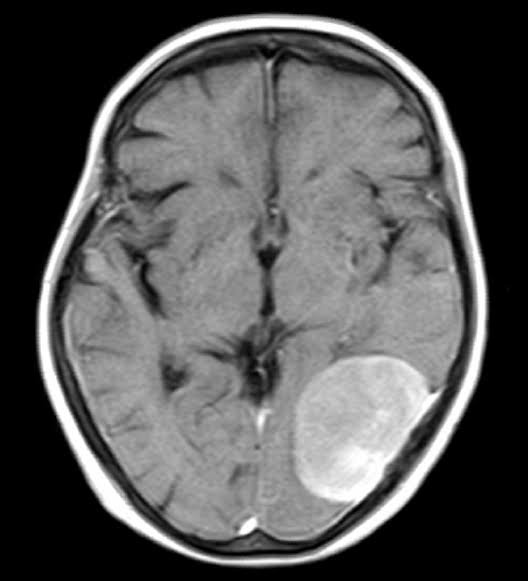
#> input picture Xray.jpg, 528 x 581 px
$ python PgmNew2-Gray.py
#> lines starting #> are read from the running program, lines starting #| are printed output that depends on the picture
# =====================================================
# KPOE for Grayscale Images with Full Analysis
# =====================================================

import cv2
import numpy as np
import matplotlib.pyplot as plt
import os
import math
import hashlib

# =========================
# Configuration
# =========================
IMAGE_PATH = "Xray.jpg"
OUTPUT_DIR = "output_gray"
SECRET_KEY = "KPOE_2025_SECURE"

os.makedirs(OUTPUT_DIR, exist_ok=True)

# =========================
# Utility Functions
# =========================
def derive_seed(key):
    digest = hashlib.sha256(key.encode()).digest()
    return int.from_bytes(digest[:8], 'big')

def entropy(img):
    hist = np.histogram(img.flatten(), bins=256, range=(0,256))[0]
    prob = hist / hist.sum()
    prob = prob[prob > 0]
    return -np.sum(prob * np.log2(prob))

def correlation(img):
    x = img[:, :-1].flatten()
    y = img[:, 1:].flatten()
    return np.corrcoef(x, y)[0, 1]

def mse(img1, img2):
    return np.mean((img1.astype(np.float64) - img2.astype(np.float64))**2)

def psnr(img1, img2):
    m = mse(img1, img2)
    if m == 0:
        return float("inf")
    return 10 * math.log10((255**2) / m)

def npcr(img1, img2):
    return np.sum(img1 != img2) / img1.size * 100

def uaci(img1, img2):
    return np.mean(np.abs(img1.astype(np.int16) - img2.astype(np.int16))) / 255 * 100

# =========================
# Orbit Generation
# =========================
def generate_global_orbits(h, w, seed, orbit_len=64):
    rng = np.random.default_rng(seed)
    coords = [(i, j) for i in range(h) for j in range(w)]
    rng.shuffle(coords)

    orbits = []
    for i in range(0, len(coords), orbit_len):
        orbit = coords[i:i + orbit_len]
        if len(orbit) > 1:
            orbits.append(orbit)

    return orbits

# =========================
# Encryption
# =========================
def encrypt_gray(img, key):
    h, w = img.shape
    seed = derive_seed(key)

    orbits = generate_global_orbits(h, w, seed)
    permuted = img.copy()
    rng = np.random.default_rng(seed)

    shifts = []

    # Orbit permutation
    for orbit in orbits:
        vals = [img[x, y] for x, y in orbit]
        shift = rng.integers(1, len(vals))
        shifts.append(shift)

        vals = vals[shift:] + vals[:shift]

        for (x, y), v in zip(orbit, vals):
            permuted[x, y] = v

    # Forward diffusion
    forward = permuted.copy()

    for i in range(h):
        for j in range(w):
            left = forward[i, j - 1] if j > 0 else 0
            up = forward[i - 1, j] if i > 0 else 0
            forward[i, j] ^= left ^ up

    # Reverse diffusion
    encrypted = forward.copy()

    for i in reversed(range(h)):
        for j in reversed(range(w)):
            right = encrypted[i, j + 1] if j < w - 1 else 0
            down = encrypted[i + 1, j] if i < h - 1 else 0
            encrypted[i, j] ^= right ^ down

    return permuted, encrypted, orbits, shifts

# =========================
# Decryption
# =========================
def decrypt_gray(enc, orbits, shifts):
    h, w = enc.shape

    # Undo reverse diffusion
    reverse_removed = enc.copy()

    for i in range(h):
        for j in range(w):
            right = reverse_removed[i, j + 1] if j < w - 1 else 0
            down = reverse_removed[i + 1, j] if i < h - 1 else 0
            reverse_removed[i, j] ^= right ^ down

    # Undo forward diffusion
    diff_removed = reverse_removed.copy()

    for i in reversed(range(h)):
        for j in reversed(range(w)):
            left = diff_removed[i, j - 1] if j > 0 else 0
            up = diff_removed[i - 1, j] if i > 0 else 0
            diff_removed[i, j] ^= left ^ up

    decrypted = diff_removed.copy()

    # Reverse orbit permutation
    for orbit, shift in zip(reversed(orbits), reversed(shifts)):
        vals = [decrypted[x, y] for x, y in orbit]
        vals = vals[-shift:] + vals[:-shift]

        for (x, y), v in zip(orbit, vals):
            decrypted[x, y] = v

    return decrypted

# =========================
# Main
# =========================
img = cv2.imread(IMAGE_PATH, cv2.IMREAD_GRAYSCALE)
#> img is the input picture: shape (581, 528); min 0, max 255, mean 87.8

if img is None:
    raise ValueError("Image not found")

permuted, encrypted, orbits, shifts = encrypt_gray(img, SECRET_KEY)
#> the loop in encrypt_gray, `for orbit in orbits:` made 4794 passes
#> shift on passes 1 to 3: 52, 29, 16
#> after the loop in encrypt_gray, `for orbit in orbits:`:
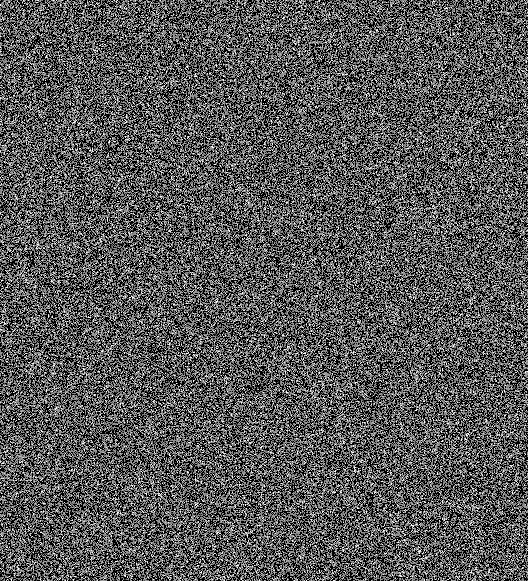
#> permuted: shape (581, 528); min 0, max 255, mean 87.8
#> after the loop in encrypt_gray, `for orbit in orbits:`: shifts = 4794 values, max 63 at index 4, min 1 at index 106, mean 32.09
#> after the loop in encrypt_gray, `for i in range(h):`:
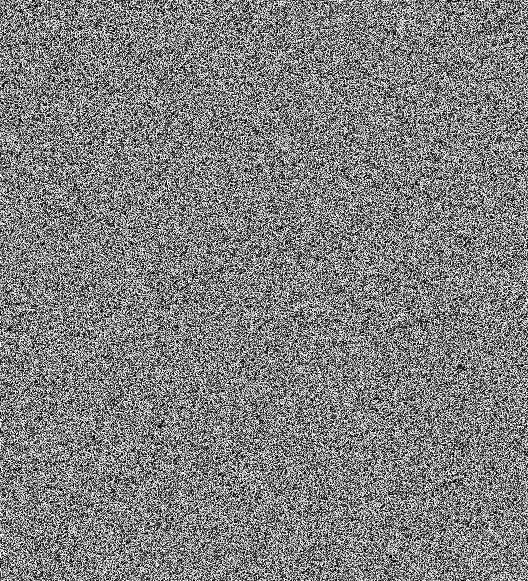
#> forward: shape (581, 528); min 0, max 255, mean 127.5
#> after the loop in encrypt_gray, `for i in reversed(range(h)):`:
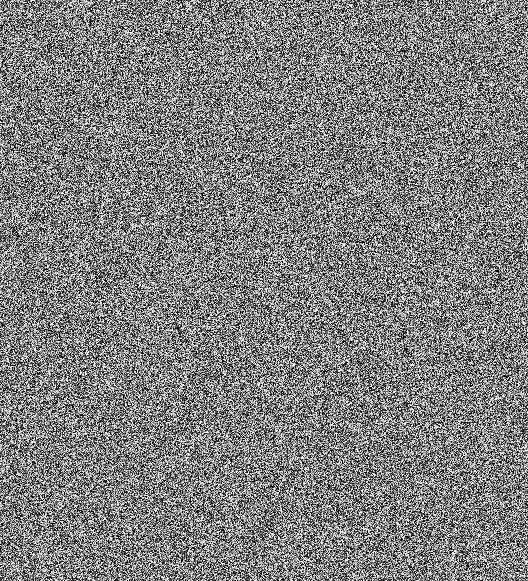
#> encrypted: shape (581, 528); min 0, max 255, mean 127.4
#> orbits = 4794 items
decrypted = decrypt_gray(encrypted, orbits, shifts)
#> the loop in decrypt_gray, `for orbit, shift in zip(reversed(orbits), reversed(shifts)):` made 4794 passes
#> shift on passes 1 to 3: 9, 63, 19

# Save images
cv2.imwrite(f"{OUTPUT_DIR}/plain.png", img)
cv2.imwrite(f"{OUTPUT_DIR}/encrypted.png", encrypted)
cv2.imwrite(f"{OUTPUT_DIR}/decrypted.png", decrypted)

# =========================
# Metrics
# =========================
metrics = {
    "Entropy Plain": entropy(img),
    "Entropy Encrypted": entropy(encrypted),
    "Entropy Decrypted": entropy(decrypted),
    "Correlation Plain": correlation(img),
    "Correlation Encrypted": correlation(encrypted),
    "Correlation Decrypted": correlation(decrypted),
    "MSE Plain-Encrypted": mse(img, encrypted),
    "MSE Plain-Decrypted": mse(img, decrypted),
    "PSNR Plain-Encrypted": psnr(img, encrypted),
    "PSNR Plain-Decrypted": psnr(img, decrypted),
    "NPCR (%)": npcr(img, encrypted),
    "UACI (%)": uaci(img, encrypted)
}
#> in entropy, `hist = np.histogram(img.flatten(), bins=256, range=(0,256))[0]`: hist = 256 values, max 101868 at index 0, min 189 at index 228, mean 1198.3
#> in entropy, `prob = hist / hist.sum()`: prob = 256 values, max 0.332 at index 0, min 0.000616 at index 228, mean 0.00391
#> in psnr, `m = mse(img1, img2)`: m = 12995.4

with open(f"{OUTPUT_DIR}/metrics.txt", "w") as f:
    for k, v in metrics.items():
        f.write(f"{k}: {v:.4f}\n")
#> this loop made 12 passes
#> (k, v) on passes 1 to 12: ('Entropy Plain', 5.88), ('Entropy Encrypted', 8), ('Entropy Decrypted', 5.88), ('Correlation Plain', 0.994), ('Correlation Encrypted', 0.00127), ('Correlation Decrypted', 0.994), ('MSE Plain-Encrypted', 12995.4), ('MSE Plain-Decrypted', 0), ('PSNR Plain-Encrypted', 6.99), ('PSNR Plain-Decrypted', inf), ('NPCR (%)', 99.59), ('UACI (%)', 36.64)

# =========================
# Figure 1: Image Comparison
# =========================
plt.figure(figsize=(12,4))

imgs = [img, encrypted, decrypted]
titles = ["Plain", "Encrypted", "Decrypted"]

for i, (im, title) in enumerate(zip(imgs, titles)):
    plt.subplot(1,3,i+1)
    plt.imshow(im, cmap='gray')
    plt.title(title)
    plt.axis('off')
#> this loop made 3 passes

plt.suptitle("Image Comparison")
plt.tight_layout()
plt.savefig(f"{OUTPUT_DIR}/image_comparison.png")
plt.close()

# =========================
# Figure 2: Histogram Comparison
# =========================
plt.figure(figsize=(8,5))

for data, label in zip([img, encrypted, decrypted],
                       ["Plain", "Encrypted", "Decrypted"]):
    hist = np.histogram(data.flatten(), 256, (0,256))[0]
    plt.plot(hist / hist.sum(), label=label)
#> this loop made 3 passes

plt.title("Normalized Histogram Comparison")
plt.xlabel("Pixel Intensity")
plt.ylabel("Probability")
plt.legend()
plt.tight_layout()
plt.savefig(f"{OUTPUT_DIR}/histogram_comparison.png")
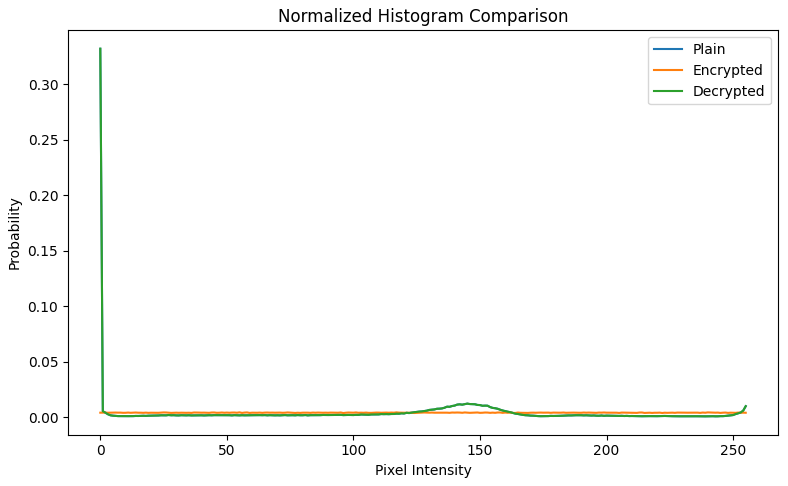
#> figure drawn by matplotlib, 1 panel; curve peaks at x = 0, y = 0.332; curve peaks at x = 55, y = 0.00421; curve peaks at x = 0, y = 0.332
plt.close()

# =========================
# Figure 3: Correlation Comparison
# =========================
plt.figure(figsize=(12,4))

for i, (im, title) in enumerate(zip(imgs, titles)):
    plt.subplot(1,3,i+1)
    plt.scatter(im[:,:-1], im[:,1:], s=1)
    plt.title(title)
    plt.axis('off')

plt.suptitle("Horizontal Pixel Correlation Comparison")
plt.tight_layout()
plt.savefig(f"{OUTPUT_DIR}/correlation_comparison.png")
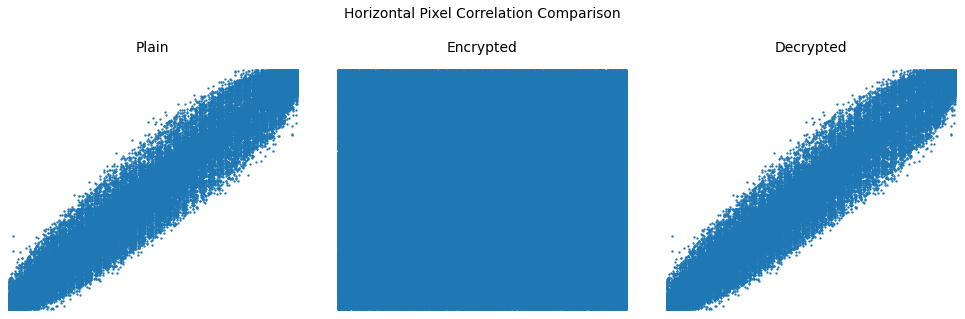
#> figure drawn by matplotlib, 3 panels
plt.close()

# =========================
# Figure 4: Metric Comparison
# =========================
labels = ["Entropy", "Correlation"]
plain_vals = [metrics["Entropy Plain"]/8, abs(metrics["Correlation Plain"])]
#> plain_vals = [0.734, 0.994]
enc_vals = [metrics["Entropy Encrypted"]/8, abs(metrics["Correlation Encrypted"])]
#> enc_vals = [1, 0.00127]
dec_vals = [metrics["Entropy Decrypted"]/8, abs(metrics["Correlation Decrypted"])]
#> dec_vals = [0.734, 0.994]

x = np.arange(len(labels))

plt.figure(figsize=(8,5))
plt.bar(x-0.2, plain_vals, 0.2, label="Plain")
plt.bar(x, enc_vals, 0.2, label="Encrypted")
plt.bar(x+0.2, dec_vals, 0.2, label="Decrypted")

plt.xticks(x, labels)
plt.ylabel("Normalized Value")
plt.title("Normalized Metric Comparison")
plt.legend()
plt.tight_layout()
plt.savefig(f"{OUTPUT_DIR}/metric_comparison.png")
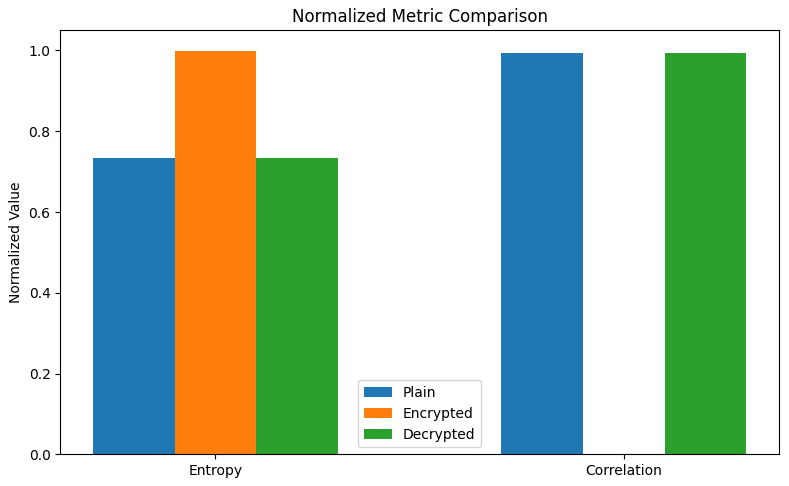
#> figure drawn by matplotlib, 1 panel
plt.close()

# =========================
# Figure 5: NPCR/UACI
# =========================
plt.figure(figsize=(6,5))

vals = [metrics["NPCR (%)"], metrics["UACI (%)"]]
#> vals = [99.59, 36.64]
labels = ["NPCR", "UACI"]

plt.bar(labels, vals)
plt.ylabel("Percentage")
plt.title("Differential Attack Metrics")
plt.tight_layout()
plt.savefig(f"{OUTPUT_DIR}/npcr_uaci.png")
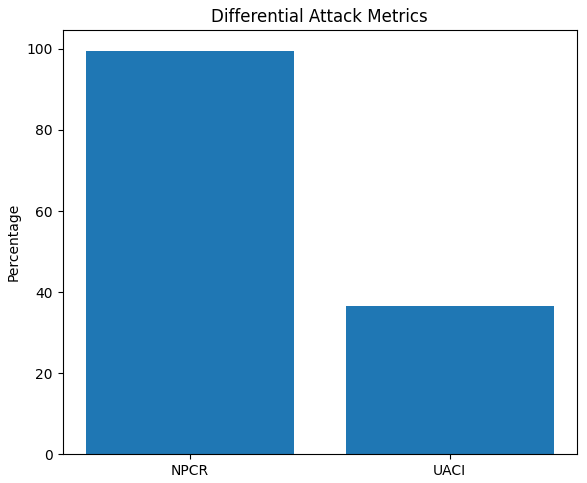
#> figure drawn by matplotlib, 1 panel
plt.close()

# =========================
# Console Output
# =========================
for k, v in metrics.items():
    print(f"{k}: {v:.4f}")

print("Execution complete. All plots saved.")
